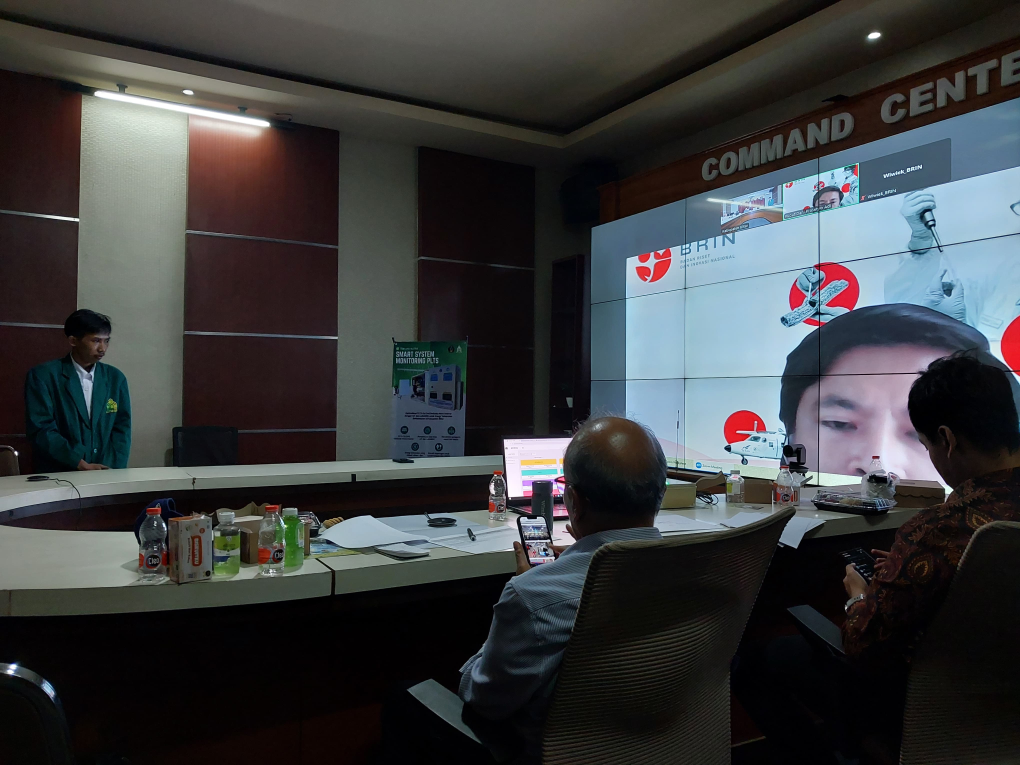
#> input picture Main UTS/image/Soal 02.jpg, 4080 x 3060 px, given in place of the camera (shown at 1/4 size)
$ python 'Deteksi ngantuk.py'
#> lines starting #> are read from the running program, lines starting #| are printed output that depends on the picture
import cv2

# Load XML Haar Cascade
face_detection = cv2.CascadeClassifier("models/haarcascade_frontalface_alt.xml")
eye_detection = cv2.CascadeClassifier("models/haarcascade_eye_tree_eyeglasses.xml")

# Cek model XML
if face_detection.empty():
    print("Model wajah gagal dimuat!")

if eye_detection.empty():
    print("Model mata gagal dimuat!")

# Buka kamera
cap = cv2.VideoCapture(0)

if not cap.isOpened():
    print("Kamera tidak dapat dibuka")
    exit()

# Variabel deteksi
counter_mengantuk = 0
BATAS_MENGANTUK = 20

while True:
    ret, frame = cap.read()
#> frame is the input picture: shape (3060, 4080, 3); mean B, G, R 62.3, 61, 59.4

    if not ret:
        print("Kamera tidak terbaca")
        break

    frame = cv2.resize(frame, (640, 480))
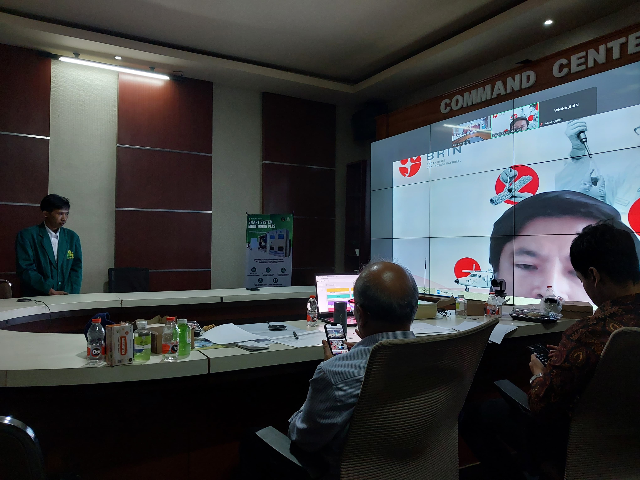
#> frame: shape (480, 640, 3); mean B, G, R 62.3, 60.9, 59.3
    gray = cv2.cvtColor(frame, cv2.COLOR_BGR2GRAY)
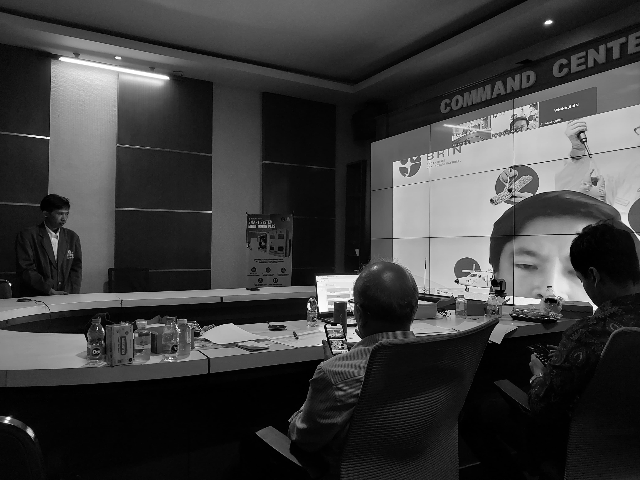
#> gray: shape (480, 640); min 0, max 255, mean 60.6

    faces = face_detection.detectMultiScale(
        gray,
        scaleFactor=1.1,
        minNeighbors=5,
        minSize=(80, 80)
    )
#> faces = ()

    status = "WAJAH TIDAK TERDETEKSI"
    warna_status = (0, 0, 255)

    for (x, y, w, h) in faces:
        # Gambar kotak wajah
        cv2.rectangle(frame, (x, y), (x + w, y + h), (255, 0, 0), 2)

        # Ambil area wajah bagian atas untuk mencari mata
        roi_gray = gray[y:y + int(h * 0.55), x:x + w]
        roi_color = frame[y:y + int(h * 0.55), x:x + w]

        eyes = eye_detection.detectMultiScale(
            roi_gray,
            scaleFactor=1.1,
            minNeighbors=5,
            minSize=(20, 20)
        )

        # Gambar kotak mata
        for (ex, ey, ew, eh) in eyes:
            cv2.rectangle(
                roi_color,
                (ex, ey),
                (ex + ew, ey + eh),
                (0, 255, 0),
                2
            )

        # Logika sederhana:
        # Jika mata terdeteksi = tidak mengantuk
        # Jika mata tidak terdeteksi beberapa frame = mengantuk
        if len(eyes) >= 1:
            counter_mengantuk = 0
            status = "TIDAK MENGANTUK"
            warna_status = (0, 255, 0)
        else:
            counter_mengantuk += 1

            if counter_mengantuk >= BATAS_MENGANTUK:
                status = "MENGANTUK"
                warna_status = (0, 0, 255)
            else:
                status = "MATA TERTUTUP SEMENTARA"
                warna_status = (0, 255, 255)

        break
#> this loop made 0 passes

    # Tampilkan status
    cv2.putText(
        frame,
        status,
        (30, 50),
        cv2.FONT_HERSHEY_SIMPLEX,
        1,
        warna_status,
        2
    )

    cv2.putText(
        frame,
        "Counter: " + str(counter_mengantuk),
        (30, 90),
        cv2.FONT_HERSHEY_SIMPLEX,
        0.7,
        (255, 255, 255),
        2
    )

    cv2.putText(
        frame,
        "Press Q to Exit",
        (30, 450),
        cv2.FONT_HERSHEY_SIMPLEX,
        0.7,
        (255, 255, 255),
        2
    )
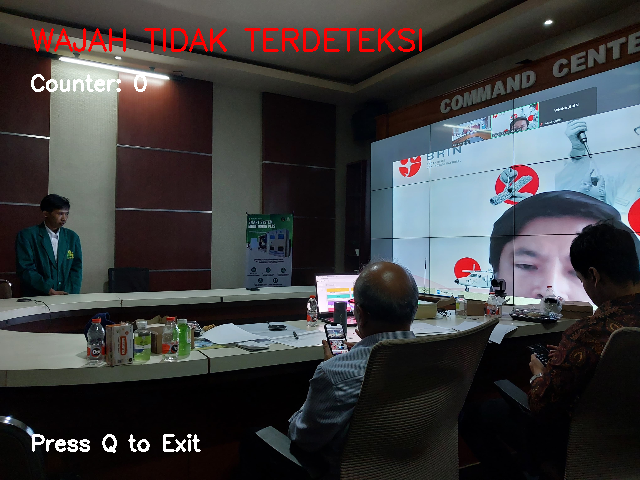
#> frame: shape (480, 640, 3); mean B, G, R 62.8, 61.4, 62.2

    cv2.imshow("Deteksi Mengantuk XML", frame)

    if cv2.waitKey(10) & 0xFF == ord("q"):
#> (key q is pressed here)
        break

cap.release()
cv2.destroyAllWindows()

$ run again, on Main UTS/image/Soal 04.jpg
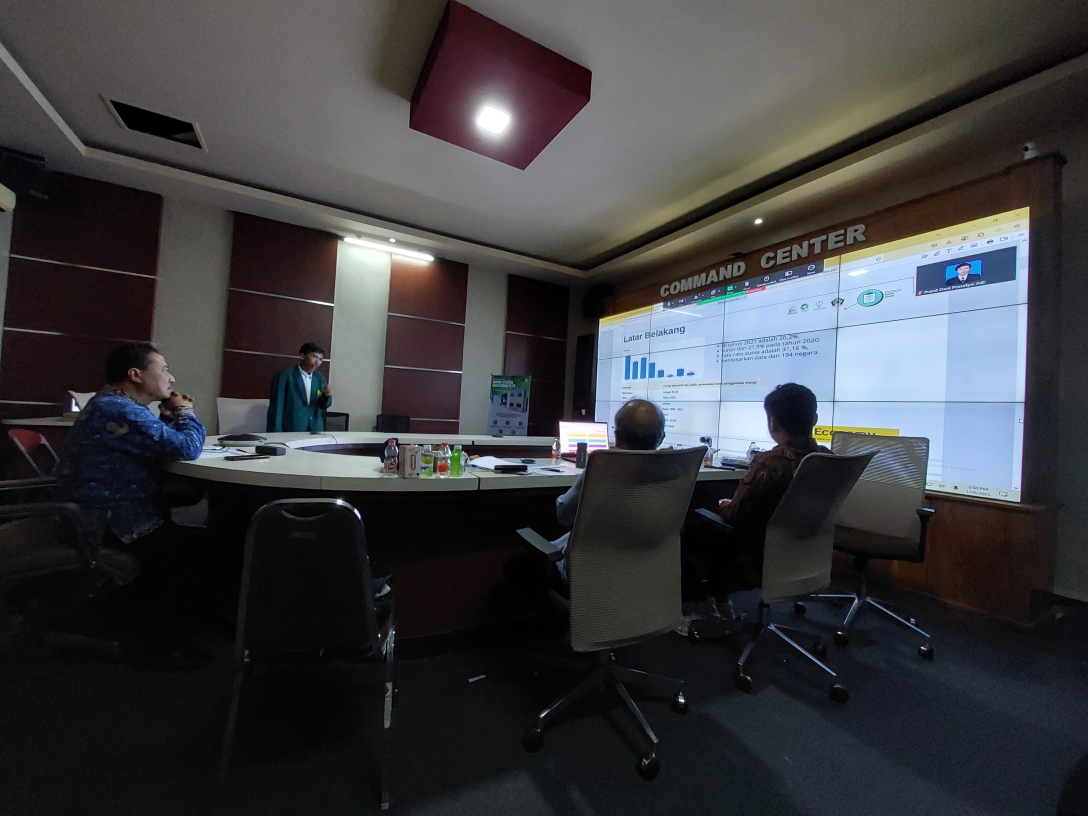
#> input picture Main UTS/image/Soal 04.jpg, 3264 x 2448 px, given in place of the camera (shown at 1/3 size)
#> frame is the input picture: shape (2448, 3264, 3); mean B, G, R 64.3, 61.4, 61.1
#> `gray = cv2.cvtColor(frame, cv2.COLOR_BGR2GRAY)`:
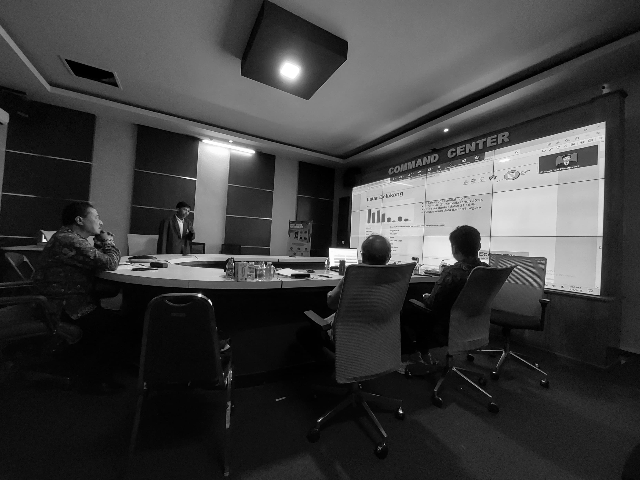
#> gray: shape (480, 640); min 0, max 255, mean 61.6
#> faces = ()
#> `cv2.putText( frame, "Press Q to Exit", (30, 450), cv2.FONT_HERSHEY_SIM..`:
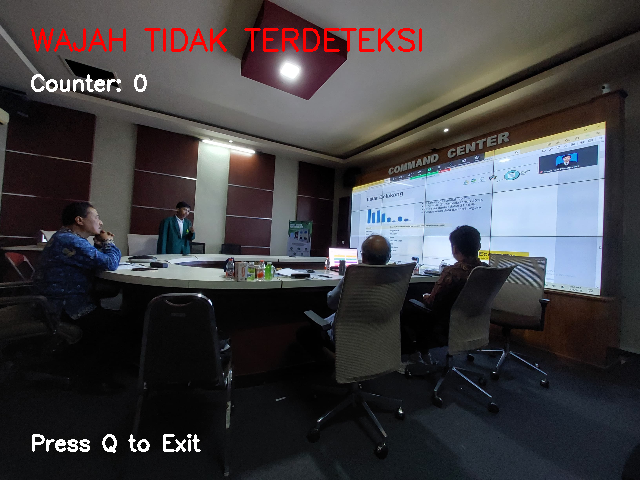
#> frame: shape (480, 640, 3); mean B, G, R 64.7, 61.8, 63.9
